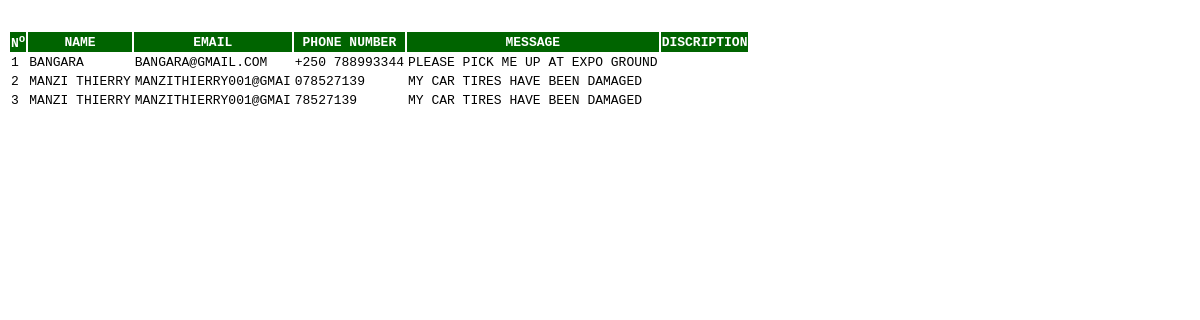
The page /content/appointment.php on the database its author committed.
### tables this page shows
CREATE TABLE `appointment` (
  `id` int(100) NOT NULL,
  `message` varchar(250) NOT NULL,
  `email` varchar(20) NOT NULL,
  `name` text NOT NULL,
  `phone` varchar(14) NOT NULL,
  `date_made` varchar(20) NOT NULL,
  `discription` varchar(50) NOT NULL
);

### content/appointment.php (the view, shortened to what this page needs)
<?php
$connection=mysqli_connect("localhost","root","","g-stock");
?>
<div class="container-fluid appointment-continer">
  <table class="table table-striped">
    <thead>
      <tr>
      	<th>N<sup>o</sup></th>
      	<th>NAME</th>
      	<th>EMAIL</th>
      	<th>PHONE NUMBER</th>
      	<th>MESSAGE</th>
      	<th>DISCRIPTION</th>
      </tr>
     </thead>
     <tbody>
     	<?php
			$get_appointments=$connection->query("SELECT * FROM appointment ORDER BY id DESC");
			$id=0;
			while($data=mysqli_fetch_array($get_appointments)){
				$id++;
				$name=$data['name'];
				$email=$data['email'];
				$phone=$data['phone'];
				$message=$data['message'];
		?>
     	<tr>
			<td><?php echo $id; ?></td>
			<td><?php echo $name; ?></td>
			<td><?php echo $email; ?></td>
			<td><?php echo $phone; ?></td>
			<td><?php echo $message; ?></td>
			<td>
			</td>
     	</tr>
     	<?php } ?>
     </tbody>
  </table>
</div>

### content/appointment.php (style rules this page uses)
.appointment-continer { margin-top: 30px; }
.appointment-continer thead tr { background-color: darkgreen; color: white; font-family: monospace; font-weight:bold; }
.appointment-continer tbody tr td { color: black; font-family: monospace; text-transform: uppercase; }

### rows shown on the page
appointment: name "BANGARA", email "BANGARA@GMAIL.COM", phone "+250 788993344", message "PLEASE PICK ME UP AT EXPO GROUND"
appointment: name "MANZI THIERRY", email "MANZITHIERRY001@GMAI", phone "078527139", message "MY CAR TIRES HAVE BEEN DAMAGED"
appointment: name "MANZI THIERRY", email "MANZITHIERRY001@GMAI", phone "78527139", message "MY CAR TIRES HAVE BEEN DAMAGED"
